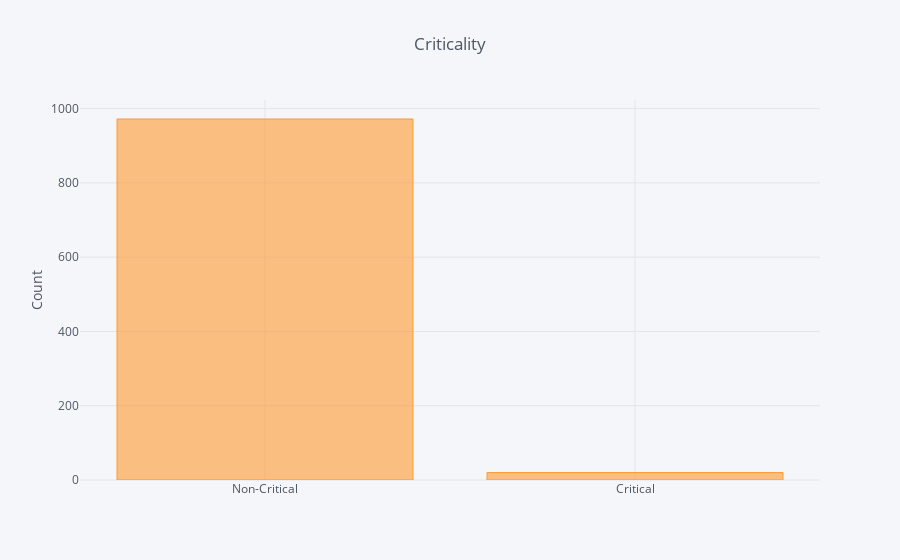

Notebook cell for this chart:
### Code cell
df['Comment Criticality'].value_counts().iplot(kind='bar', yTitle='Count', title='Criticality')

### Figure 1 — Plotly figure (JSON) as saved in the notebook; plotly's stock layout.template omitted (floating-point values rounded to 4 significant figures)
{"data": [{"marker": {"color": "rgba(255, 153, 51, 0.6)", "line": {"color": "rgba(255, 153, 51, 1.0)", "width": 1}}, "name": "Comment Criticality", "orientation": "v", "text": "", "type": "bar", "x": ["Non-Critical", "Critical"], "y": [972, 20]}], "layout": {"legend": {"bgcolor": "#F5F6F9", "font": {"color": "#4D5663"}}, "paper_bgcolor": "#F5F6F9", "plot_bgcolor": "#F5F6F9", "title": "Criticality", "titlefont": {"color": "#4D5663"}, "xaxis1": {"gridcolor": "#E1E5ED", "showgrid": true, "tickfont": {"color": "#4D5663"}, "title": "", "titlefont": {"color": "#4D5663"}, "zerolinecolor": "#E1E5ED"}, "yaxis1": {"gridcolor": "#E1E5ED", "showgrid": true, "tickfont": {"color": "#4D5663"}, "title": "Count", "titlefont": {"color": "#4D5663"}, "zerolinecolor": "#E1E5ED"}}}
